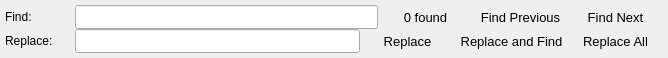
<?xml version="1.0" encoding="UTF-8"?>
<ui version="4.0">
 <class>FindReplaceWidget</class>
 <widget class="QWidget" name="FindReplaceWidget">
  <property name="geometry">
   <rect>
    <x>0</x>
    <y>0</y>
    <width>668</width>
    <height>58</height>
   </rect>
  </property>
  <property name="windowTitle">
   <string>Form</string>
  </property>
  <property name="styleSheet">
   <string notr="true">QToolButton {
	border: 0px;
}</string>
  </property>
  <layout class="QHBoxLayout" name="horizontalLayout">
   <property name="spacing">
    <number>0</number>
   </property>
   <property name="sizeConstraint">
    <enum>QLayout::SetNoConstraint</enum>
   </property>
   <property name="leftMargin">
    <number>5</number>
   </property>
   <property name="topMargin">
    <number>5</number>
   </property>
   <property name="rightMargin">
    <number>5</number>
   </property>
   <property name="bottomMargin">
    <number>5</number>
   </property>
   <item>
    <layout class="QVBoxLayout" name="verticalLayout">
     <property name="spacing">
      <number>0</number>
     </property>
     <property name="sizeConstraint">
      <enum>QLayout::SetNoConstraint</enum>
     </property>
     <item>
      <layout class="QHBoxLayout" name="horizontalLayout_2">
       <property name="spacing">
        <number>0</number>
       </property>
       <item>
        <widget class="QLabel" name="label">
         <property name="sizePolicy">
          <sizepolicy hsizetype="Fixed" vsizetype="Preferred">
           <horstretch>0</horstretch>
           <verstretch>0</verstretch>
          </sizepolicy>
         </property>
         <property name="minimumSize">
          <size>
           <width>70</width>
           <height>0</height>
          </size>
         </property>
         <property name="text">
          <string>Find:</string>
         </property>
        </widget>
       </item>
       <item>
        <widget class="QLineEdit" name="findLineEdit">
         <property name="sizePolicy">
          <sizepolicy hsizetype="Expanding" vsizetype="Preferred">
           <horstretch>0</horstretch>
           <verstretch>0</verstretch>
          </sizepolicy>
         </property>
        </widget>
       </item>
       <item>
        <widget class="QLabel" name="foundLabel">
         <property name="sizePolicy">
          <sizepolicy hsizetype="Fixed" vsizetype="Preferred">
           <horstretch>0</horstretch>
           <verstretch>0</verstretch>
          </sizepolicy>
         </property>
         <property name="minimumSize">
          <size>
           <width>95</width>
           <height>0</height>
          </size>
         </property>
         <property name="maximumSize">
          <size>
           <width>16777215</width>
           <height>16777215</height>
          </size>
         </property>
         <property name="font">
          <font>
           <pointsize>10</pointsize>
          </font>
         </property>
         <property name="lineWidth">
          <number>1</number>
         </property>
         <property name="text">
          <string>0 found</string>
         </property>
         <property name="alignment">
          <set>Qt::AlignCenter</set>
         </property>
        </widget>
       </item>
       <item>
        <widget class="QToolButton" name="findPreviousButton">
         <property name="sizePolicy">
          <sizepolicy hsizetype="Fixed" vsizetype="Preferred">
           <horstretch>0</horstretch>
           <verstretch>0</verstretch>
          </sizepolicy>
         </property>
         <property name="minimumSize">
          <size>
           <width>95</width>
           <height>0</height>
          </size>
         </property>
         <property name="maximumSize">
          <size>
           <width>16777215</width>
           <height>16777215</height>
          </size>
         </property>
         <property name="font">
          <font>
           <pointsize>10</pointsize>
          </font>
         </property>
         <property name="text">
          <string>Find Previous</string>
         </property>
         <property name="shortcut">
          <string>Ctrl+Shift+G</string>
         </property>
         <property name="autoRaise">
          <bool>false</bool>
         </property>
        </widget>
       </item>
       <item>
        <widget class="QToolButton" name="findNextButton">
         <property name="sizePolicy">
          <sizepolicy hsizetype="Fixed" vsizetype="Preferred">
           <horstretch>0</horstretch>
           <verstretch>0</verstretch>
          </sizepolicy>
         </property>
         <property name="minimumSize">
          <size>
           <width>95</width>
           <height>0</height>
          </size>
         </property>
         <property name="maximumSize">
          <size>
           <width>16777215</width>
           <height>16777215</height>
          </size>
         </property>
         <property name="font">
          <font>
           <pointsize>10</pointsize>
          </font>
         </property>
         <property name="text">
          <string>Find Next</string>
         </property>
         <property name="shortcut">
          <string>Ctrl+G</string>
         </property>
         <property name="toolButtonStyle">
          <enum>Qt::ToolButtonTextOnly</enum>
         </property>
         <property name="autoRaise">
          <bool>false</bool>
         </property>
        </widget>
       </item>
      </layout>
     </item>
     <item>
      <layout class="QHBoxLayout" name="horizontalLayout_3">
       <property name="spacing">
        <number>0</number>
       </property>
       <property name="sizeConstraint">
        <enum>QLayout::SetNoConstraint</enum>
       </property>
       <item>
        <widget class="QLabel" name="label_2">
         <property name="sizePolicy">
          <sizepolicy hsizetype="Fixed" vsizetype="Preferred">
           <horstretch>0</horstretch>
           <verstretch>0</verstretch>
          </sizepolicy>
         </property>
         <property name="minimumSize">
          <size>
           <width>70</width>
           <height>0</height>
          </size>
         </property>
         <property name="text">
          <string>Replace:</string>
         </property>
        </widget>
       </item>
       <item>
        <widget class="QLineEdit" name="replaceLineEdit">
         <property name="sizePolicy">
          <sizepolicy hsizetype="Expanding" vsizetype="Preferred">
           <horstretch>0</horstretch>
           <verstretch>0</verstretch>
          </sizepolicy>
         </property>
        </widget>
       </item>
       <item>
        <widget class="QToolButton" name="replaceButton">
         <property name="sizePolicy">
          <sizepolicy hsizetype="Fixed" vsizetype="Preferred">
           <horstretch>0</horstretch>
           <verstretch>0</verstretch>
          </sizepolicy>
         </property>
         <property name="minimumSize">
          <size>
           <width>95</width>
           <height>0</height>
          </size>
         </property>
         <property name="maximumSize">
          <size>
           <width>16777215</width>
           <height>16777215</height>
          </size>
         </property>
         <property name="font">
          <font>
           <pointsize>10</pointsize>
          </font>
         </property>
         <property name="text">
          <string>Replace</string>
         </property>
         <property name="checkable">
          <bool>false</bool>
         </property>
         <property name="toolButtonStyle">
          <enum>Qt::ToolButtonTextOnly</enum>
         </property>
         <property name="autoRaise">
          <bool>false</bool>
         </property>
        </widget>
       </item>
       <item>
        <widget class="QToolButton" name="replaceFindButton">
         <property name="sizePolicy">
          <sizepolicy hsizetype="Fixed" vsizetype="Preferred">
           <horstretch>0</horstretch>
           <verstretch>0</verstretch>
          </sizepolicy>
         </property>
         <property name="minimumSize">
          <size>
           <width>95</width>
           <height>0</height>
          </size>
         </property>
         <property name="maximumSize">
          <size>
           <width>16777215</width>
           <height>16777215</height>
          </size>
         </property>
         <property name="font">
          <font>
           <pointsize>10</pointsize>
          </font>
         </property>
         <property name="text">
          <string>Replace and Find</string>
         </property>
         <property name="shortcut">
          <string>Ctrl+=</string>
         </property>
         <property name="toolButtonStyle">
          <enum>Qt::ToolButtonTextOnly</enum>
         </property>
         <property name="autoRaise">
          <bool>false</bool>
         </property>
        </widget>
       </item>
       <item>
        <widget class="QToolButton" name="replaceAllButton">
         <property name="sizePolicy">
          <sizepolicy hsizetype="Fixed" vsizetype="Preferred">
           <horstretch>0</horstretch>
           <verstretch>0</verstretch>
          </sizepolicy>
         </property>
         <property name="minimumSize">
          <size>
           <width>95</width>
           <height>0</height>
          </size>
         </property>
         <property name="maximumSize">
          <size>
           <width>16777215</width>
           <height>16777215</height>
          </size>
         </property>
         <property name="baseSize">
          <size>
           <width>0</width>
           <height>0</height>
          </size>
         </property>
         <property name="font">
          <font>
           <pointsize>10</pointsize>
          </font>
         </property>
         <property name="text">
          <string>Replace All</string>
         </property>
         <property name="toolButtonStyle">
          <enum>Qt::ToolButtonTextOnly</enum>
         </property>
         <property name="autoRaise">
          <bool>false</bool>
         </property>
        </widget>
       </item>
      </layout>
     </item>
    </layout>
   </item>
  </layout>
 </widget>
 <resources/>
 <connections/>
</ui>
